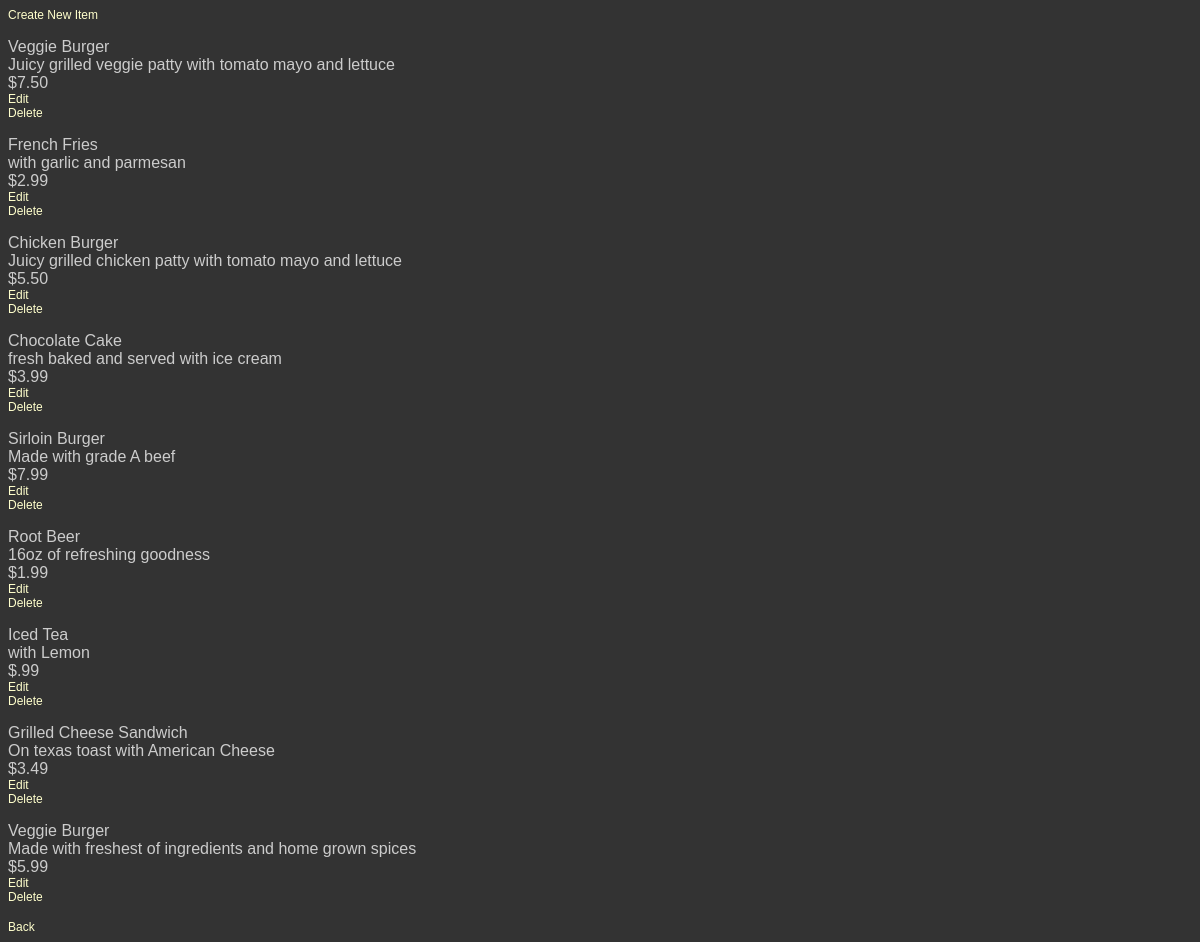
Screenshot of /restaurant/1/menu/ with the database file from the repository.
### database_setup.py (models this page shows, shortened)
class MenuItem(Base):
    __tablename__ = 'menu_item'
    name = Column(String(80), nullable=False)
    id = Column(Integer, primary_key=True)
    course = Column(String(250))
    description = Column(String(250))
    price = Column(String(8))
    restaurant_id = Column(Integer, ForeignKey('restaurant.id'))
    restaurant = relationship(Restaurant)

### final_project.py (the view)
@app.route('/restaurant/<int:restaurant_id>/')
@app.route('/restaurant/<int:restaurant_id>/menu/')
def showMenu(restaurant_id):
    DBSession = sessionmaker(bind=engine)
    session = DBSession()
    restaurants = session.query(Restaurant).filter_by(id=restaurant_id).one()
    items = session.query(MenuItem).filter_by(restaurant_id=restaurant_id).all()
    return render_template('menu.html', restaurant=restaurants, item=items)

### templates/menu.html (shortened to what this page needs)
<html>
    <head>
        <link rel=stylesheet type=text/css href="{{url_for('static',filename='styles.css')}}">
    </head>
    <body>
        <p><a href = "{{url_for('newMenuItem', restaurant_id=restaurant.id)}}">Create New Item</a></p>
            <div>
                {%if item !=[]%}
                    {%for i in item%}
                        <p>{{i.name}}</br>
                        {{i.description}}</br>
                        {{i.price}}</br>
                        <a href="{{url_for('editMenuItem', restaurant_id=restaurant.id,menu_id=i.id)}}">Edit</a></br>
                        <a href="{{url_for('deleteMenuItem', restaurant_id=restaurant.id,menu_id=i.id)}}">Delete</a>
                        </p>
                    {%endfor%}
                {%else%}
                    <p>Ops! Looks like you don't have any item registered. Please, create a new item.</p>
                {%endif%}
                <a href="{{url_for('showRestaurants')}}">Back</a>
            </div>
    </body>
</html>

### static/styles.css (style rules this page uses)
body { font-family: sans-serif; background-color: #333333 }
p, dd, dt { color: #cccccc; }
a { text-decoration: none; color: #ffffcc; font-size: .75em; }

### rows the page displays
MenuItem: name "Veggie Burger", description "Juicy grilled veggie patty with tomato mayo and lettuce", price "$7.50"
MenuItem: name "French Fries", description "with garlic and parmesan", price "$2.99"
MenuItem: name "Chicken Burger", description "Juicy grilled chicken patty with tomato mayo and lettuce", price "$5.50"
MenuItem: name "Chocolate Cake", description "fresh baked and served with ice cream", price "$3.99"
MenuItem: name "Sirloin Burger", description "Made with grade A beef", price "$7.99"
MenuItem: name "Root Beer", description "16oz of refreshing goodness", price "$1.99"
MenuItem: name "Iced Tea", description "with Lemon", price "$.99"
MenuItem: name "Grilled Cheese Sandwich", description "On texas toast with American Cheese", price "$3.49"
MenuItem: name "Veggie Burger", description "Made with freshest of ingredients and home grown spices", price "$5.99"
